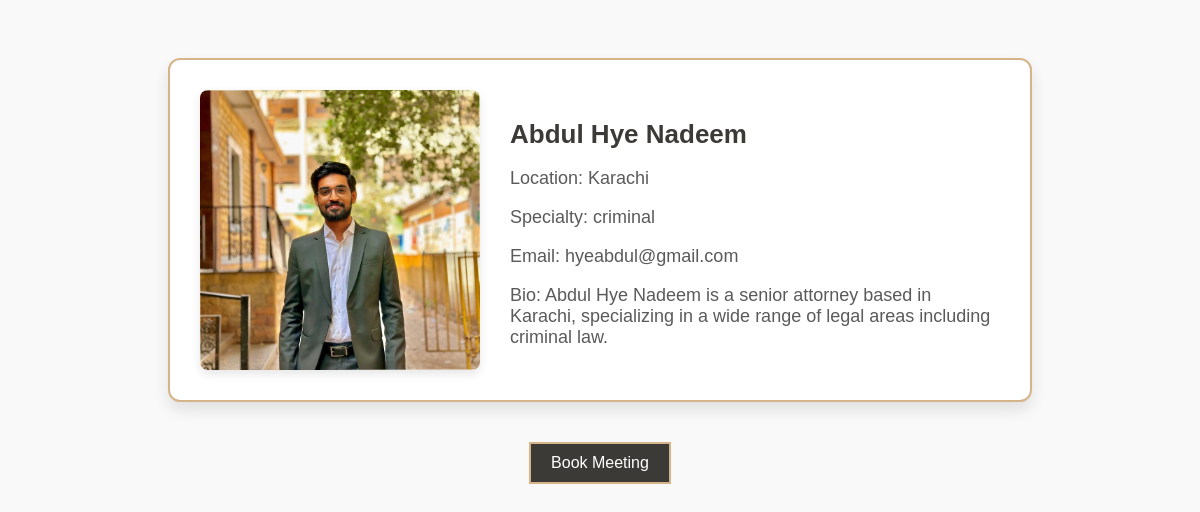
/php/lawyer_profile.php?id=9, run on the app's committed database.
### tables this page shows
CREATE TABLE `lawyers` (
  `id` int(11) NOT NULL,
  `user_id` int(11) DEFAULT NULL,
  `name` varchar(255) DEFAULT NULL,
  `email` varchar(255) DEFAULT NULL,
  `location` varchar(255) DEFAULT NULL,
  `service_type` enum('criminal','divorce','affidavit','civil') NOT NULL,
  `bio` text DEFAULT NULL,
  `images` varchar(255) DEFAULT NULL,
  `approved` tinyint(1) DEFAULT 0
);

### php/lawyer_profile.php (the view, shortened to what this page needs)
<?php
include 'db_connect.php';
$lawyer_id = $_GET['id'];
$sql = "SELECT * FROM Lawyers WHERE id='$lawyer_id'";
$result = mysqli_query($conn, $sql);
$lawyer = mysqli_fetch_assoc($result);
echo "<div class='lawyer-profile'>";
echo "<div class='lawyer-image'>";
echo "<img src='" . $lawyer["images"] . "' alt='no img' width='130px'>";
echo "</div>";
echo "<div class='lawyer-details'>";
echo "<h2>" . $lawyer['name'] . "</h2>";
echo "<p>Location: " . $lawyer['location'] . "</p>";
echo "<p>Specialty: " . $lawyer['service_type'] . "</p>";
echo "<p>Email: " . $lawyer['email'] . "</p>";
echo "<p>Bio: " . $lawyer['bio'] . "</p>";
echo "</div>";
echo "</div>";
echo "<div class='pros'>";
echo '
<button type="button" id="openModalButton" class="btn btn-success" data-toggle="modal" data-target="#bookMeetingModal" onclick="setModalData(' . $lawyer['id'] . ', \'' . addslashes($lawyer['name']) . '\')">
    Book Meeting
</button>';
echo "</div>"
?>
<!DOCTYPE html>
<html lang="en">
<head>
</head>
<body>
</body>
</html>

### php/lawyer_profile.php (style rules this page uses)
body { font-family: 'Arial', sans-serif; background-color: #f9f9f9; padding: 20px; color: #333; }
.pros { display: flex; justify-content: center; align-items: center; }
h2 { color: #3b3a36; margin-bottom: 20px; }
.lawyer-profile { display: flex; align-items: flex-start; margin: 30px auto; border: 2px solid #d5b48a; border-radius: 12px; padding: 30px; background-color: #ffffff; box-shadow: 0 8px 15px rgba(0, 0, 0, 0.1); max-width: 800px; justify-content: center; align-items: center; }
.lawyer-image { margin-right: 30px; max-width: 35%; }
.lawyer-image img { border-radius: 8px; box-shadow: 0 4px 10px rgba(0, 0, 0, 0.1); width: 100%; }
.lawyer-details { flex: 1; }
.lawyer-details h2 { font-size: 26px; margin-bottom: 10px; color: #3b3a36; }
.lawyer-details p { font-size: 18px; color: #5a5a5a; margin-bottom: 15px; }
p { font-size: 16px; color: #5a5a5a; }
.btn-success { background-color: #28a745; border-color: #28a745; }
#openModalButton { margin-top: 10px; padding: 10px 20px; background-color: #3b3a36; border: 2px solid #d5b48a; color: white; cursor: pointer; font-size: 16px; }

### data on the page
lawyers: images (picture), name "Abdul Hye Nadeem", location "Karachi", service_type "criminal", email "hyeabdul@gmail.com", bio "Abdul Hye Nadeem is a senior attorney based in Karachi, specializing in a wide range of legal areas including criminal law."
